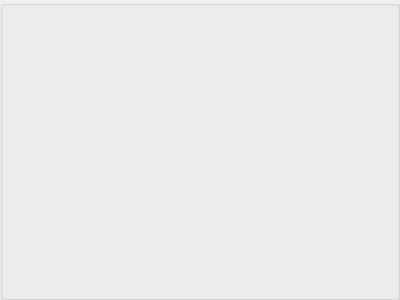
<?xml version="1.0" encoding="UTF-8"?>
<ui version="4.0">
 <class>GlobalSearchGroupBox</class>
 <widget class="QGroupBox" name="GlobalSearchGroupBox">
  <property name="geometry">
   <rect>
    <x>0</x>
    <y>0</y>
    <width>400</width>
    <height>300</height>
   </rect>
  </property>
  <property name="windowTitle">
   <string>GroupBox</string>
  </property>
  <layout class="QVBoxLayout" name="verticalLayout">
   <item>
    <widget class="QLabel" name="groupNameLabel">
     <property name="text">
      <string/>
     </property>
     <property name="alignment">
      <set>Qt::AlignCenter</set>
     </property>
    </widget>
   </item>
  </layout>
 </widget>
 <resources/>
 <connections/>
</ui>
